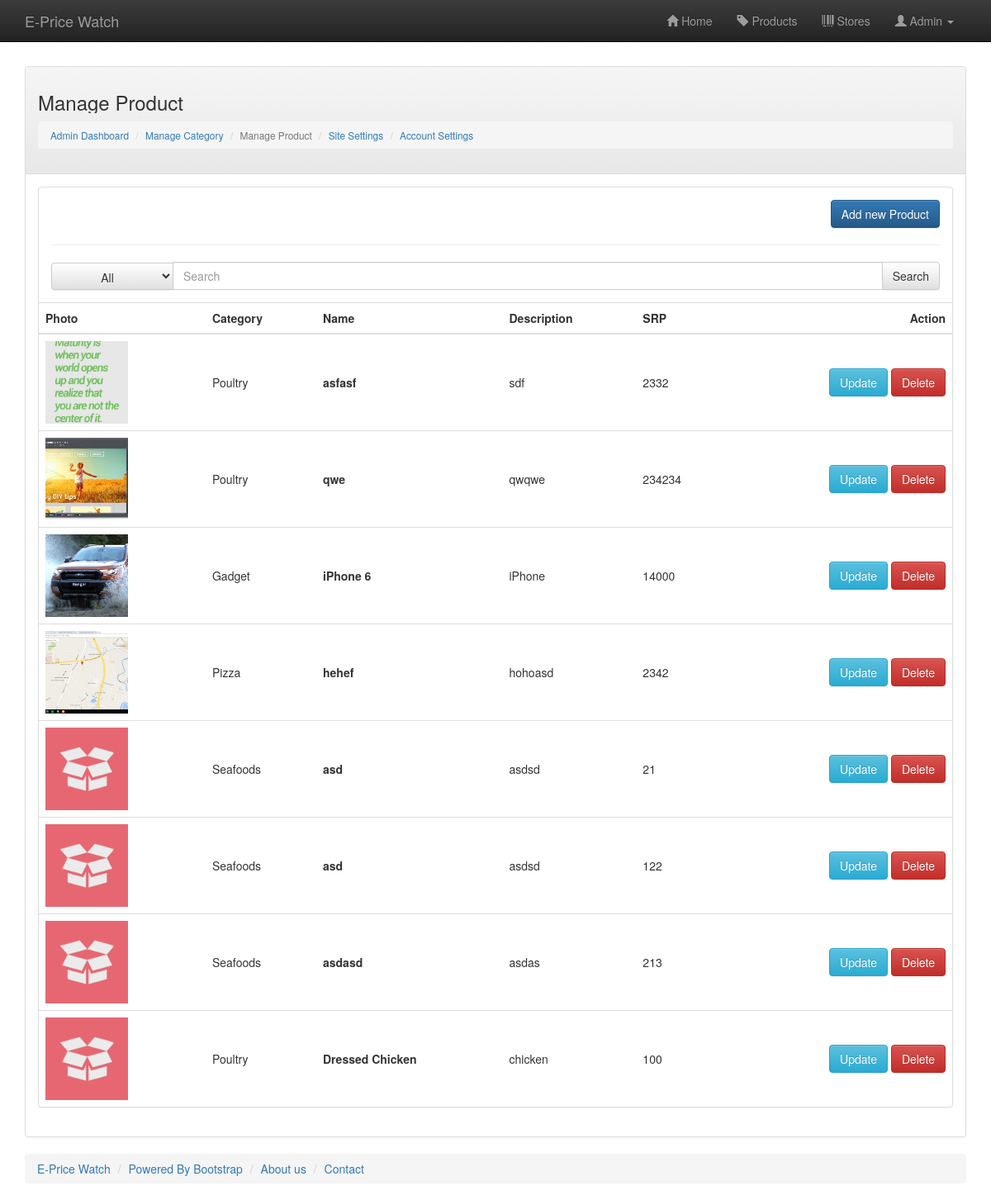
Page /manageproduct.php (signed in) on the committed database.
### tables this page shows
CREATE TABLE `product_table` (
  `ID` int(11) NOT NULL,
  `NAME` varchar(60) NOT NULL,
  `DESCRIPTION` text NOT NULL,
  `DATECREATED` timestamp NOT NULL DEFAULT CURRENT_TIMESTAMP,
  `SRP` double NOT NULL,
  `CATEGORY` int(11) NOT NULL DEFAULT '0'
);

CREATE TABLE `product_category` (
  `ID` int(11) NOT NULL,
  `NAME` varchar(30) NOT NULL,
  `DESCRIPTION` text NOT NULL,
  `CONSTANT` tinyint(1) NOT NULL DEFAULT '0'
);

### library/functionlibrary.php (called while the page is built, shortened)
<?php
function getproductpic($id){
    $dir    = 'img/site images/productimages/' . $id;
    if(file_exists($dir))
    {
        $files1 = array_diff(scandir($dir), array('..', '.'));
        foreach ($files1 as $key) {
          return 'img/site images/productimages/' . $id . '/' . $key;
        }
    }
    else
    {
       return 'img/site images/productimages/default.jpg';
    }
}
?>

### manageproduct.php (the view, shortened to what this page needs)
<!DOCTYPE html>
<?php
  include('library/functionlibrary.php');
  $searchkeyword = '';
?>
<html lang="en">
<head>
  <link href="css/bootstrap.min.css" rel="stylesheet">
  <link href="css/bootstrap-theme.min.css" rel="stylesheet">
  <link href="css/app.css" rel="stylesheet">
</head>
<body role="document">
<?php include('library/navbar.php'); ?>
<div class="container">
  <div style="width:100%; height: 80px"></div>
  <div class="panel panel-default">
    <div class="panel-heading">
      <h3>Manage Product</h3>
      <small>
        <ol class="breadcrumb">
          <li><a href="adminpanel.php">Admin Dashboard</a></li>
          <li><a href="managecategory.php">Manage Category</a></li>
          <li class="active">Manage Product</li>
          <li><a href="sitesettings.php">Site Settings</a></li>
          <li><a href="accountsettings.php">Account Settings</a></li>
        </ol>
      </small>
    </div>
    <div class="panel-body">
      <div class="panel panel-default">
        <div class="panel-body">
          <a href="#" onclick="initaddpanel();" class="btn btn-primary pull-right" data-toggle="modal" data-target="#myModal">Add new Product</a>
          <hr />
          <form method="get">
            <div class="input-group">
              <span class="input-group-btn">
                <select onchange="changecategory(this.options[this.selectedIndex].text);" id="searchcategory" name="category" class="btn btn-default dropdown-toggle" style="height: 2.4em;">
                  <option value="-99">All</option>
                </select>
              </span>
              <input type="text" name="search" value="<?php echo $searchkeyword; ?>" id="searchinput" class="form-control" placeholder="Search">
              <span class="input-group-btn">
                <input class="btn btn-default" type="submit" value="Search" />
              </span>
            </div>
          </form>
          <?php
            $argument = '';
            $sql = 'SELECT product_table.ID, product_table.NAME, product_table.DESCRIPTION, product_table.SRP, product_category.ID AS CATEGORYID, product_category.NAME AS CATEGORY FROM product_table, product_category WHERE product_category.ID = product_table.CATEGORY' . $argument . ' ORDER BY product_table.DATECREATED DESC';
            $result = mysqli_query( $con, $sql);
           ?>
        </div>
        <table class="table">
          <thead>
            <tr class="table_headers">
              <th>Photo</th>
              <th>Category</th>
              <th>Name</th>
              <th>Description</th>
              <th>SRP</th>
              <th style="text-align: right;">Action</th>
            </tr>
          </thead>
          <tbody id="resultcontainer">
            <?php
            while ($row = mysqli_fetch_array($result)) {
            ?>
            <tr id="item<?php echo $row['ID']; ?>" >
              <td style="vertical-align:middle"><div class="category100thumbnail" style="background-image: url('<?php echo getproductpic($row['ID']); ?>')"></div></td>
              <td style="vertical-align:middle"><?php echo $row['CATEGORY']; ?></td>
              <td style="vertical-align:middle"><b><?php echo $row['NAME']; ?></b></td>
              <td style="vertical-align:middle"><?php echo $row['DESCRIPTION']; ?></td>
              <td style="vertical-align:middle"><?php echo $row['SRP']; ?></td>
              <td style="text-align: right; vertical-align:middle;">
                <a href="#" onclick="initeditpanel(<?php echo $row['ID']; ?>, <?php echo $row['CATEGORYID']; ?>, '<?php echo $row['NAME']; ?>', '<?php echo $row['DESCRIPTION']; ?>', <?php echo $row['SRP']; ?>, '<?php echo getproductpic($row['ID']); ?>');" data-toggle="modal" data-target="#myModal" class="btn btn-info">Update</a>
                <a href="#" onclick="initdeletepanel(<?php echo $row['ID']; ?>, '<?php echo $row['NAME']; ?>');" data-toggle="modal" data-target="#myModal" class="btn btn-danger">Delete</a>
              </td>
            </tr>
            <?php } ?>
          </tbody>
        </table>
      </div>
    </div>
  </div>
</div>
<?php include('library/footer.php'); ?>
</body>
</html>

### css/app.css (style rules this page uses)
.my_thumb_container p, h3 { white-space: nowrap; overflow: hidden; text-overflow: ellipsis; }
.table_headers th, td { text-align: left; }
.category100thumbnail { width: 100px; height: 100px; background-size: cover; background-repeat: no-repeat; background-position: 50% 50%; }

### rows in the picture
product_table: shows a picture, product_category.NAME "Poultry", NAME "asfasf", DESCRIPTION "sdf", SRP "2332"
product_table: shows a picture, product_category.NAME "Poultry", NAME "qwe", DESCRIPTION "qwqwe", SRP "234234"
product_table: shows a picture, product_category.NAME "Gadget", NAME "iPhone 6", DESCRIPTION "iPhone", SRP "14000"
product_table: shows a picture, product_category.NAME "Pizza", NAME "hehef", DESCRIPTION "hohoasd", SRP "2342"
product_table: product_category.NAME "Seafoods", NAME "asd", DESCRIPTION "asdsd", SRP "21"
product_table: product_category.NAME "Seafoods", NAME "asd", DESCRIPTION "asdsd", SRP "122"
product_table: product_category.NAME "Seafoods", NAME "asdasd", DESCRIPTION "asdas", SRP "213"
product_table: product_category.NAME "Poultry", NAME "Dressed Chicken", DESCRIPTION "chicken", SRP "100"
